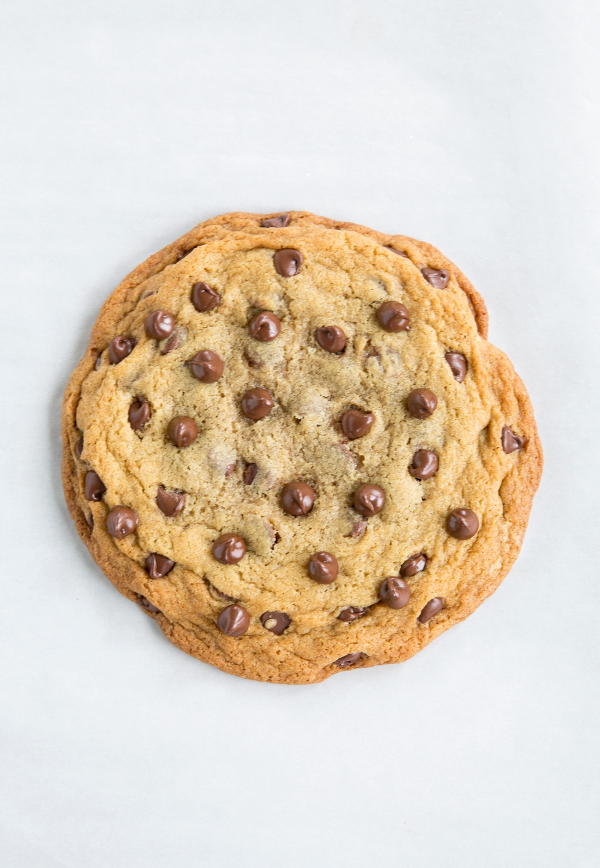
#> input picture cookies/cookie0.jpg, 1200 x 1736 px (shown at 1/2 size)
$ jupyter execute cookie-broken.ipynb
#> lines starting #> are read from the running program, lines starting #| are printed output that depends on the picture; after the words box and inside, x2 and y2 are one past the last pixel; in counts of white or black regions, pixels touching at a corner belong together
[cell 1]
import cv2 as cv
import numpy as np
import matplotlib.pyplot as plt

[cell 2]
#blob test for damaged cookie detection
def blobtest(image_fg): #takes in a clear image of a foreground; the bg should be black; to be used after grabcut

    unacceptable = True #the cookie is damaged and unacceptable by default

    #turn the image into b&w -> blur -> thresholding -> second blur
    bw_im = cv.cvtColor(image_fg, cv.COLOR_BGR2GRAY)
    blur_im = cv.GaussianBlur(bw_im,(3,3),0)
    ret,im_thresh = cv.threshold(blur_im, 20,255,cv.THRESH_BINARY)
    blurthresh_im = cv.GaussianBlur(im_thresh,(3,3),0)

    #invert the image
    inv = cv.bitwise_not(im_thresh)
    #resize it to make it smaller for easier blob detection
    im = cv.resize(inv, (150,150))

    #setting the parameters for blob detection
    params = cv.SimpleBlobDetector_Params()
    #detector = cv.SimpleBlobDetector(params)

    params.minThreshold = 0
    params.maxThreshold = 100

    #setting the circularity of the cookie
    params.filterByCircularity = True
    params.minCircularity = 0.75

    #setting the max and min area of the cookie
    params.filterByArea = True
    params.minArea = 4000
    params.maxArea = 11000

    #setting the convexivity of the cookie
    params.filterByConvexity = True
    params.minConvexity = 0.7

    #setting the elongation of the cookie
    params.filterByInertia = True
    params.minInertiaRatio = 0.1

    #finding the local version of cv2
    ver = (cv.__version__).split('.')
    if int(ver[0]) < 3 :  #if you have opencv ver2.x
        detector = cv.SimpleBlobDetector(params)
    else :
        detector = cv.SimpleBlobDetector_create(params)   #for opencv 3.x and above

    #list of found blobs
    keypoints = detector.detect(im)

    if(len(keypoints)>0): #find the number of keypoints; if 0 then the cookie is unacceptable, o/w it is an acceptable cookie
        unacceptable=False

    return unacceptable

[cell 3]
def cookie_broken(imgname):

#> called with imgname = 'cookies/cookie0.jpg'
    img = cv.imread(imgname, 1)
#> img is the input picture: shape (1736, 1200, 3); mean B, G, R 193.8, 210.2, 223.1
    scaled_cookie = cv.resize(img, (255,255)) #scale image
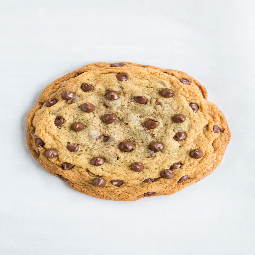
#> scaled_cookie: shape (255, 255, 3); mean B, G, R 193.7, 210.1, 223

    #using grabcut to get the mask of where the foreground is
    mask = np.zeros(scaled_cookie.shape[:2], np.uint8)

    bgmodel = np.zeros((1,65), np.float64)
    fgmodel = np.zeros((1,65), np.float64)

    #only the edges(20 px) will definitely be the background
    rectangle = (20, 20, 224, 224)

    cv.grabCut(scaled_cookie, mask, rectangle, bgmodel, fgmodel, 18, cv.GC_INIT_WITH_RECT)

    mask2 = np.where((mask == 2)|(mask == 0), 0, 1).astype('uint8') #the mask
    image_fg = scaled_cookie * mask2[:, :, np.newaxis] # image with only the foreground for blob test
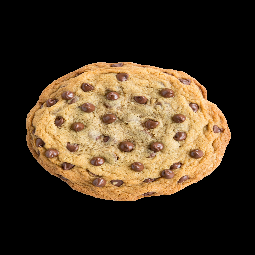
#> image_fg: shape (255, 255, 3); mean B, G, R 34.8, 53.3, 68.4

    #TEST1--cracks test
    #removing any background noise
    kernel = np.ones((5,5))/25
    dst = cv.filter2D(mask2,-1,kernel)
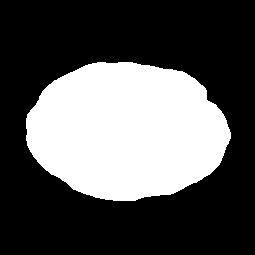
#> mask2: shape (255, 255); values 0 (black) and 1 (white), 33.8% white; 1 white region, box (x1, y1, x2, y2) and area: (26, 62, 231, 201) 21987

    #searching the masks for any gaps
    i = 20     #start searching from 20th row

    broken = False  #assume it is not broken by default
    start_row = 0    #to keep track of the top edge of the cookie

    while i < 225:   #no need to search last 30 px

        left = 0
        right = 0

        for j in range(20,235):    #find the first non-zero pixel from left
            if(dst[i,j] != 0):
                left = j
                break

        for j in range(254,20,-1):    #find the last non-zero pixel
            if(dst[i,j] != 0):
                right = j
                break

        if(left != right and right-left > 5):  #to catch crumbs

            if(start_row == 0):   #reached the top edge
                start_row = i
                i += 10     #start searching after 10px b/c edges of cookie may not be perfectly curved

            else:
                for j in range(left, right):   #searching for any gaps
                    if(dst[i, j] != 1):
                        broken = True   #the cookie is broken
                        i = 225  #break from the outer while loop

        i += 1

    #TEST2--blobtest
    bad_blob = blobtest(image_fg)
#> in blobtest, `blur_im = cv.GaussianBlur(bw_im,(3,3),0)`:
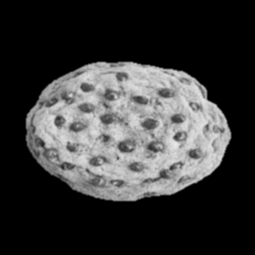
#> blur_im: shape (255, 255); min 0, max 232, mean 55.7
#> in blobtest, `ret,im_thresh = cv.threshold(blur_im, 20,255,cv.THRESH_BINARY)`: im_thresh: shape (255, 255); 34.6% white; 1 white region, box (x1, y1, x2, y2) and area: (25, 61, 232, 202) 22485
#> in blobtest, `im = cv.resize(inv, (150,150))`:
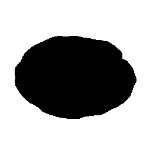
#> im: shape (150, 150); min 0, max 255, mean 166.9
#> in blobtest, `keypoints = detector.detect(im)`: keypoints = 1 keypoints; (x, y, size): (74, 77, 98.7)
#> bad_blob = False

    bad_cookie = broken or bad_blob #only if both return false then the cookie is undamaged
#> bad_cookie = False

    return bad_cookie

[cell 4]
imgname = 'cookies/cookie0.jpg' #unbroken cookie

[cell 5]
cookie_broken(imgname)

[cell 6]
img = cv.imread(imgname, 1)
#here is the image we tested on.. it is indeed not broken!
plt.axis("off")
plt.imshow(cv.cvtColor(img, cv.COLOR_BGR2RGB))
plt.show()

[cell 7]
b_cookie = 'cookies/b-cookie7.jpg'
cookie_broken(b_cookie) #a broken cookie
#> call 2 of cookie_broken, with imgname = 'cookies/b-cookie7.jpg'
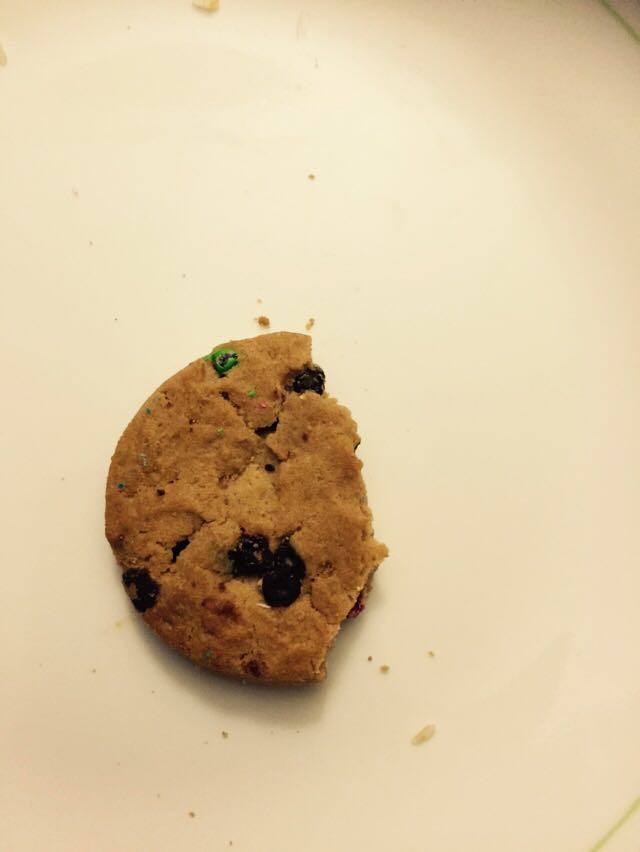
#> input picture cookies/b-cookie7.jpg, 640 x 852 px
#> in cookie_broken, img is the input picture: shape (852, 640, 3); mean B, G, R 161.9, 197.7, 218.7
#> in cookie_broken (call 2), `scaled_cookie = cv.resize(img, (255,255))`:
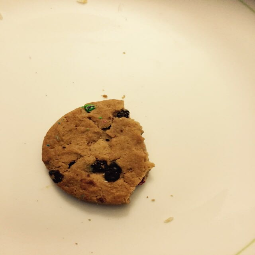
#> scaled_cookie: shape (255, 255, 3); mean B, G, R 161.8, 197.6, 218.6
#> in cookie_broken (call 2), `dst = cv.filter2D(mask2,-1,kernel)`: mask2: shape (255, 255); values 0 (black) and 1 (white), 13.5% white; 6 white regions (5 under 20 px), largest, box (x1, y1, x2, y2) and area: (42, 99, 155, 207) 8773
#> in blobtest (call 2), `bw_im = cv.cvtColor(image_fg, cv.COLOR_BGR2GRAY)`:
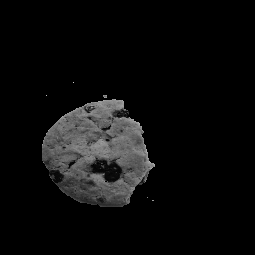
#> bw_im: shape (255, 255); min 0, max 202, mean 12.3
#> in blobtest (call 2), `ret,im_thresh = cv.threshold(blur_im, 20,255,cv.THRESH_BINARY)`:
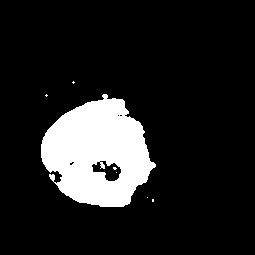
#> im_thresh: shape (255, 255); 13.3% white; 7 white regions (6 under 20 px), largest, box (x1, y1, x2, y2) and area: (41, 94, 156, 207) 8624
#> in blobtest (call 2), `im = cv.resize(inv, (150,150))`:
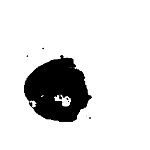
#> im: shape (150, 150); min 0, max 255, mean 221
#> in blobtest (call 2), `keypoints = detector.detect(im)`: keypoints = ()
#> in cookie_broken (call 2), `bad_blob = blobtest(image_fg)`: bad_blob = True

[cell 8]
img2 = cv.imread(b_cookie)
#its a broken cookie!
plt.axis("off")
plt.imshow(cv.cvtColor(img2, cv.COLOR_BGR2RGB))
plt.show()
